Frame 1 (no input): blank canvas, image omitted
Frame 60 (the mouse pressed at the canvas centre just before this capture): blank canvas, image omitted
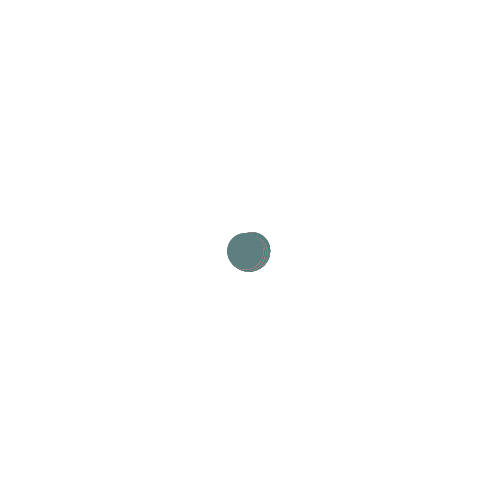
Frame 120 (the mouse held since frame 60 and released just before this capture)

The Processing sketch whose frames 1 and 60 were blank and that drew this single picture after the mouse press (run headless with seeded random() and noise(); from frame 60 on, the mouse is pressed at the canvas centre):

// Processing sketch: processing_138462
// ── processing_138462.pde

/**
Yingying Yang
Creative Computing Section B
Wk 4 Assignment - Motion
Base code from Getting Started with Processing by Casey Reas & Ben Fry
*/

float angle = 0.0;
float offset = 250;
float scalar = 2;
float speed = 0.05;
float x;
float y;
int bcolor;
int bsize = 10;

void setup() {
size(500, 500);
smooth();
frameRate(200);
background(255);
}

void draw() {
  if (mousePressed) {
    fill(random(0,255),map(mouseX,0,width,0,255),map(mouseY,0,height,0,255));
    noStroke();
    x = offset + cos(angle) * scalar;
    y = offset + sin(angle) * scalar;
    ellipse(x, y, bsize, bsize);
    angle += speed;
    scalar += speed;
  }
}

void mousePressed() {
  if (mousePressed) {
    bsize = round(random(10,50));
  }
}

void keyPressed() {
  background(255);
  scalar = -2;
  }
